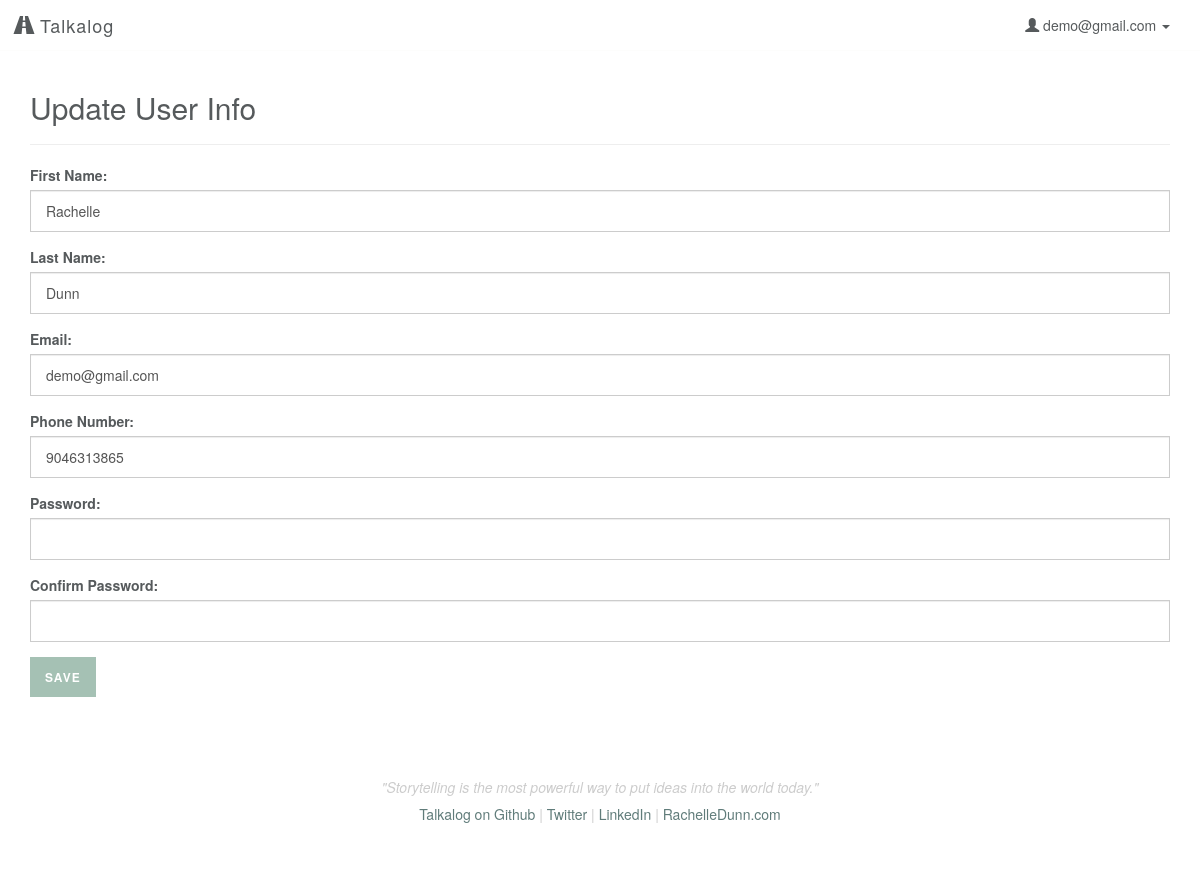
Screenshot of /edit/user (signed in) with the database file from the repository.
### model.py (models this page shows, shortened)
class User(db.Model):
    __tablename__ = "Users"
    id = db.Column(db.Integer, autoincrement=True, primary_key=True)
    email = db.Column(db.String(100), nullable=False)
    password = db.Column(db.String(50), nullable=False)
    first_name = db.Column(db.String(50), nullable=False)
    last_name = db.Column(db.String(50), nullable=False)
    tel = db.Column(db.String, nullable=False)

### server.py (the view)
@app.route('/edit/user', methods=['GET', 'POST'])
def edit_user_info():
	"""Allow users to edit info."""
	if 'email' in session:
		user_email = session['email']
		user = User.query.filter_by(email=user_email).first()
		if request.method == 'POST':
			entered_fname = request.form['first_name']
			entered_lname = request.form['last_name']
			entered_email = request.form['email']
			entered_tel = request.form['tel']
			entered_pw = request.form['password']
			entered_pw2 = request.form['password2']
			if entered_pw != entered_pw2:
				flash('Your passwords did not match')
				return redirect('/edit/user')
			else:
				if entered_fname:
					user.first_name = entered_fname
				if entered_lname:
					user.last_name = entered_lname
				if entered_email:
					user.email = entered_email
				if entered_tel:
					user.tel = entered_tel
				if entered_pw:
					user.password = entered_pw
				db.session.commit()
				session['email'] = entered_email
				flash('User info successfully updated!')
				return redirect('/')
		return render_template('edit_profile.html', user=user)
	else:
		flash('You must be logged in to edit your profile')
		return redirect('/login')

### templates/edit_profile.html
{% extends 'base.html' %}
{% block content %}
    <h2>Update User Info</h2>
    <hr>
    <form action="/edit/user" method="POST">
        <div class="form-group">
            <label for="first_name">First Name:</label>
            <input type="text" name="first_name" placeholder="First name" class="form-control" value="{{ user.first_name }}">
        </div>
        <div class="form-group">
            <label for="last_name">Last Name:</label>
            <input type="text" name="last_name" placeholder="Last name" class="form-control" value="{{ user.last_name }}">
        </div>
        <div class="form-group">
            <label for="email">Email:</label>
            <input type="text" name="email" placeholder="name@domain.com" class="form-control" value="{{ user.email }}">
        </div>
        <div class="form-group">
            <label for="tel">Phone Number:</label>
            <input type="tel" name="tel" class="form-control" placeholder="5555555555" min="10" max="10" value="{{ user.tel }}">
        </div>
        <div class="form-group">
            <label for="password">Password:</label>
            <input type="text" name="password" class="form-control">
        </div>
        <div class="form-group">
            <label for="password2">Confirm Password:</label>
            <input type="text" name="password2" class="form-control">
        </div>
        <input type="submit" value="Save" class="button">
    </form>
{% endblock %}

### templates/base.html (shortened to what this page needs)
<!DOCTYPE html>
<html lang="en">
    <head>
        <link rel="stylesheet" href="https://maxcdn.bootstrapcdn.com/bootstrap/3.3.4/css/bootstrap.min.css">
        <link rel="stylesheet" href="/static/css/style.css"/>
        <link rel="stylesheet" href="https://ajax.googleapis.com/ajax/libs/jqueryui/1.11.4/themes/smoothness/jquery-ui.css"/>
    </head>
    <body>
        <nav class="navbar navbar-default">
            <div class="container-fluid">
                <div class="navbar-header">
                    <a class="navbar-brand" href="/"><span class="glyphicon glyphicon-road" aria-hidden="true"></span> Talkalog</a>
                </div>
                <div class="collapse navbar-collapse" id="bs-example-navbar-collapse-1">
                    <ul class="nav navbar-nav navbar-right">
                    {% if 'email' in session %}
                        <li class="dropdown">
                        <a href="#" class="dropdown-toggle" data-toggle="dropdown" role="button" aria-expanded="false"><span class="glyphicon glyphicon-user" aria-hidden="true"></span> {{ session['email'] }} <span class="caret"></span></a>
                        </li>
                    {% else %}
                        <li><a href="/login">Login</a></li>
                        <li><a href="/signup">Sign Up</a></li>
                    {% endif %}
                    </ul>
                </div>
            </div>
        </nav>
        <div class="container">
            {% block content %}{% endblock %}
        </div>
        <div class="container">
            <footer class="footer">
                <p>"Storytelling is the most powerful way to put ideas into the world today."</p>
                <h5><a href="http://github.com/rachelledunn/talkalog" target="_blank">Talkalog on Github</a> | <a href="http://twitter.com/rchdnn" target="_blank">Twitter</a> | <a href="http://linkedin.com/in/rachelledunn" target="_blank">LinkedIn</a> | <a href="http://rachelledunn.com/" target="_blank">RachelleDunn.com</a></h5>
            </footer>
        </div>
    </body>
</html>

### static/css/style.css (style rules this page uses)
body { background-color: #ffffff; color: #565a5c; }
a { color: #607c7a; -webkit-transition: color 0.1s linear 0s; -moz-transition: color 0.1s linear 0s; -o-transition: color 0.1s linear 0s; transition: color 0.1s linear 0s; }
.h1, .h2, .h3, .h4, .h5, h1, h2, h3, h4, h5 { font-weight: 200; }
.button { display: inline-block; text-decoration: none; border: none; height: 36px; line-height: 36px; color: #ffffff; background: #A5C1B4; -webkit-background-clip: padding-box; -moz-background-clip: padding; background-clip: padding-box; font-size: 1em; padding: 2px 15px; -webkit-transition: all 0.2s ease-out; -moz-transition: all 0.2s ease-out; -o-transition: all 0.2s ease-out; transition: all 0.2s ease-out; -webkit-box-sizing: content-box; -moz-box-sizing: content-box; box-sizing: content-box; cursor: pointer; zoom: 1; -webkit-backface-visibility: hidden; position: relative; text-transform: uppercase; letter-spacing: 1px; font-weight: 700; font-size: 12px; }
input.form-control { border-radius: 0; padding: 20px 15px; }
.navbar-default { border-radius: 0; border: none; background: transparent; border-bottom: 1px solid rgba(244, 243, 241, 0.2); }
.navbar-default .navbar-brand { font-weight: 200; letter-spacing: 1px; }
.navbar-default a, .navbar-default .navbar-brand, .navbar-default .navbar-nav > li > a { color: #565a5c; }
.footer { padding-top: 40px; padding-bottom: 40px; margin-top: 40px; text-align: center; color: #cccccc; }
.footer p { font-style: italic; }

### rows the page displays
User: email "demo@gmail.com", first_name "Rachelle", last_name "Dunn", tel "9046313865"
